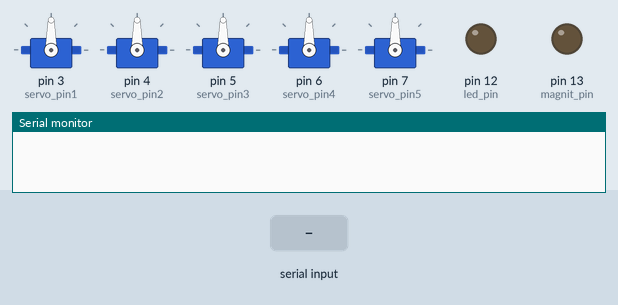
A sketch run on a simulated Arduino Uno, built with avr-gcc and run on an emulated ATmega328P. Parts: 5 × servo, output pins drawn as LEDs (lit = HIGH), the last lines printed to the serial monitor. The test bench sets the inputs (shaded band).

Above: at 2.2 s.
2.3 s: "1\n" received over Serial
At 5.1 s:
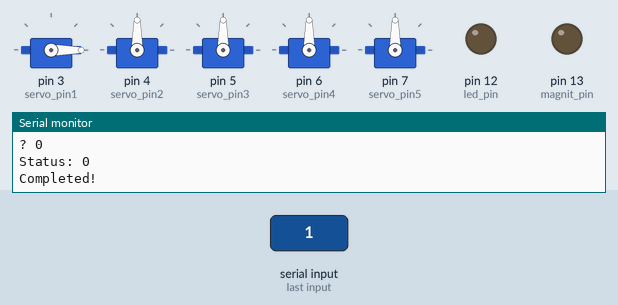
5.3 s: "5\n" received over Serial
At 8.1 s:
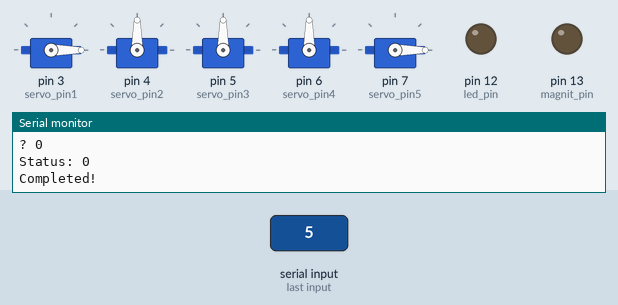
8.3 s: "1,90\n" received over Serial
At 10.7 s:
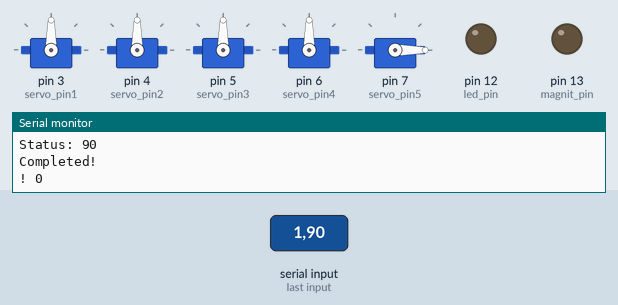
Timing chart, 0 to 12.2 s (numbered marks = the images above; inputs shaded):
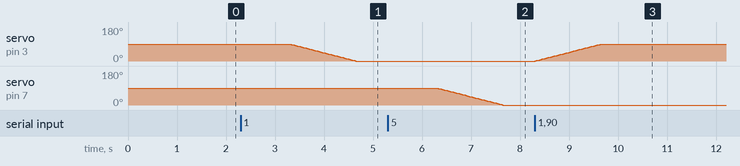

Measured:
- after the input at 2.3 s, servo on pin 3 (servo_pin1): moves from 90° to 0° over 1.3 s, starting after 1.0 s
- after the input at 5.3 s, servo on pin 7 (servo_pin5): moves from 90° to 0° over 1.3 s, starting after 1.0 s
- after the input at 8.3 s, servo on pin 3 (servo_pin1): moves from 0° to 90° over 1.3 s, starting at once

The sketch:

qwerty.ino
```cpp
#include <Servo.h>
#define servo_pin1 3
#define servo_pin2 4
#define servo_pin3 5
#define servo_pin4 6
#define servo_pin5 7
#define servo_speed 10
#define PIN_TRIG 11
#define PIN_ECHO 10
uint32_t servo_T = 0; // unsigned long int
byte pos = 90, b = 90;
Servo servo1;
Servo servo2;
Servo servo3;
Servo servo4;
Servo servo5;
long duration, cm;
int a = 0;
bool flag = 0;

int poss[5] = {90,90,90,90,90};

#define led_pin 12
#define magnit_pin 13

#define PC 0

void setup() {
  Serial.begin (9600);
  pinMode(led_pin,OUTPUT);
  pinMode(magnit_pin,OUTPUT);
  //Определяем вводы и выводы
  servo1.attach(servo_pin1);
  servo2.attach(servo_pin2);
  servo3.attach(servo_pin3);
  servo4.attach(servo_pin4);
  servo5.attach(servo_pin5);
  servo_T = millis();
  servo1.write(pos);
  servo2.write(pos);
  servo3.write(pos);
  servo4.write(pos);
  servo5.write(pos);
  delay(1000);
}
void loop() {


  while (Serial.available() == 0);
  Serial.print("! ");
  int a = (Serial.parseInt());
  Serial.println(a);

  while (Serial.available() == 0);
  Serial.print("? ");
  int b = (Serial.parseInt());
  Serial.println(b);
  b = constrain(b, 0, 181); // Ограничить число 0…180

  if (PC == 1) {
    while (Serial.available() == 0);
    Serial.print("?&");
    Serial.parseInt();
  }

  if (a>0 && a<6) run_servo(a,b);
  else if (a==6) {
    pinMode(PIN_TRIG, OUTPUT);
    digitalWrite(PIN_TRIG, LOW);
    delayMicroseconds(5);
    digitalWrite(PIN_TRIG, HIGH);

    delayMicroseconds(10);
    digitalWrite(PIN_TRIG, LOW);
    pinMode(PIN_ECHO, INPUT);
    duration = pulseIn(PIN_ECHO, HIGH);
    cm = (duration / 2) / 29.1;
    Serial.print("Distance to object: ");
    Serial.print(cm);
    Serial.println(" cm.");
    delay(250);
  }
  else if (a==7) {
    b = constrain(b,0,1);
    digitalWrite(led_pin,b);
  }
  else if (a==8) {
    b = constrain(b,0,1);
    digitalWrite(magnit_pin,b);
  }
}

void run_servo(int n, int angle) {
  if ((angle != poss[n-1]) && (millis() - servo_T >= servo_speed)) { // Прерывание для обработки перемещения сервы, если позиция отличается
      servo_T = millis();
      while (angle != poss[n-1]) {
        if (angle > poss[n-1]) { // Если новая позиция больше текущей
          poss[n-1]++; // Повысить текущую на 1
        } else { // …иначе
          poss[n-1]--; // Понизить на 1
        }
        poss[n-1] = constrain(poss[n-1], 0, 181); // Ограничить число 0…180

        if (n==1) servo1.write(poss[n-1]);
        if (n==2) servo2.write(poss[n-1]);
        if (n==3) servo3.write(poss[n-1]);
        if (n==4) servo4.write(poss[n-1]);
        if (n==5) servo5.write(poss[n-1]);


        delay(15);
      }
      Serial.print("Status: "); // Показать текущий угол оператору через порт
      Serial.println(poss[n-1]);
      if (poss[n-1] == angle) Serial.println("Completed!"); // Если угол достиг цели – уведомить оператора
    }
}
```
